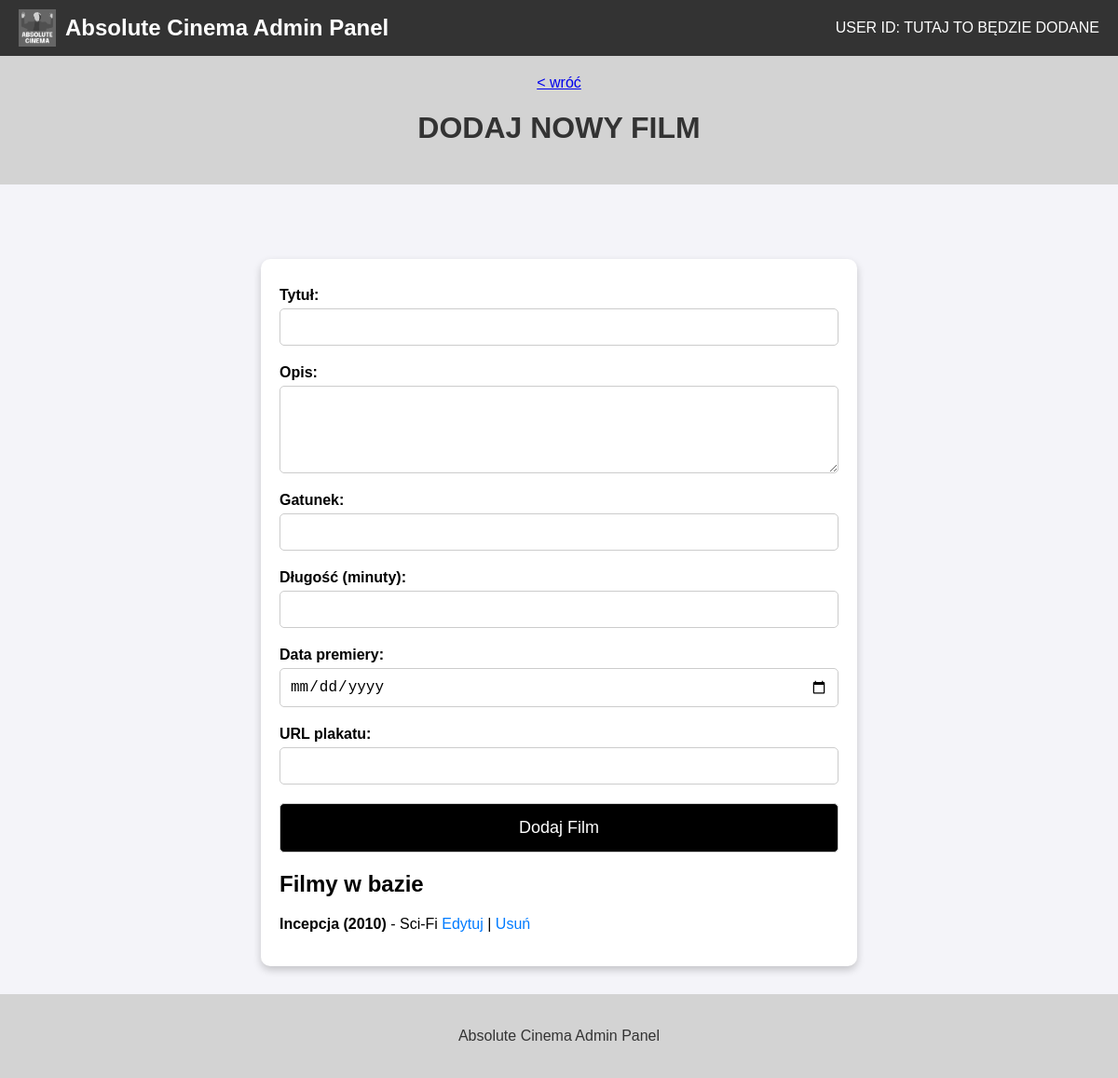
The app's page /admin/zarzadzaj_filmami, older data.
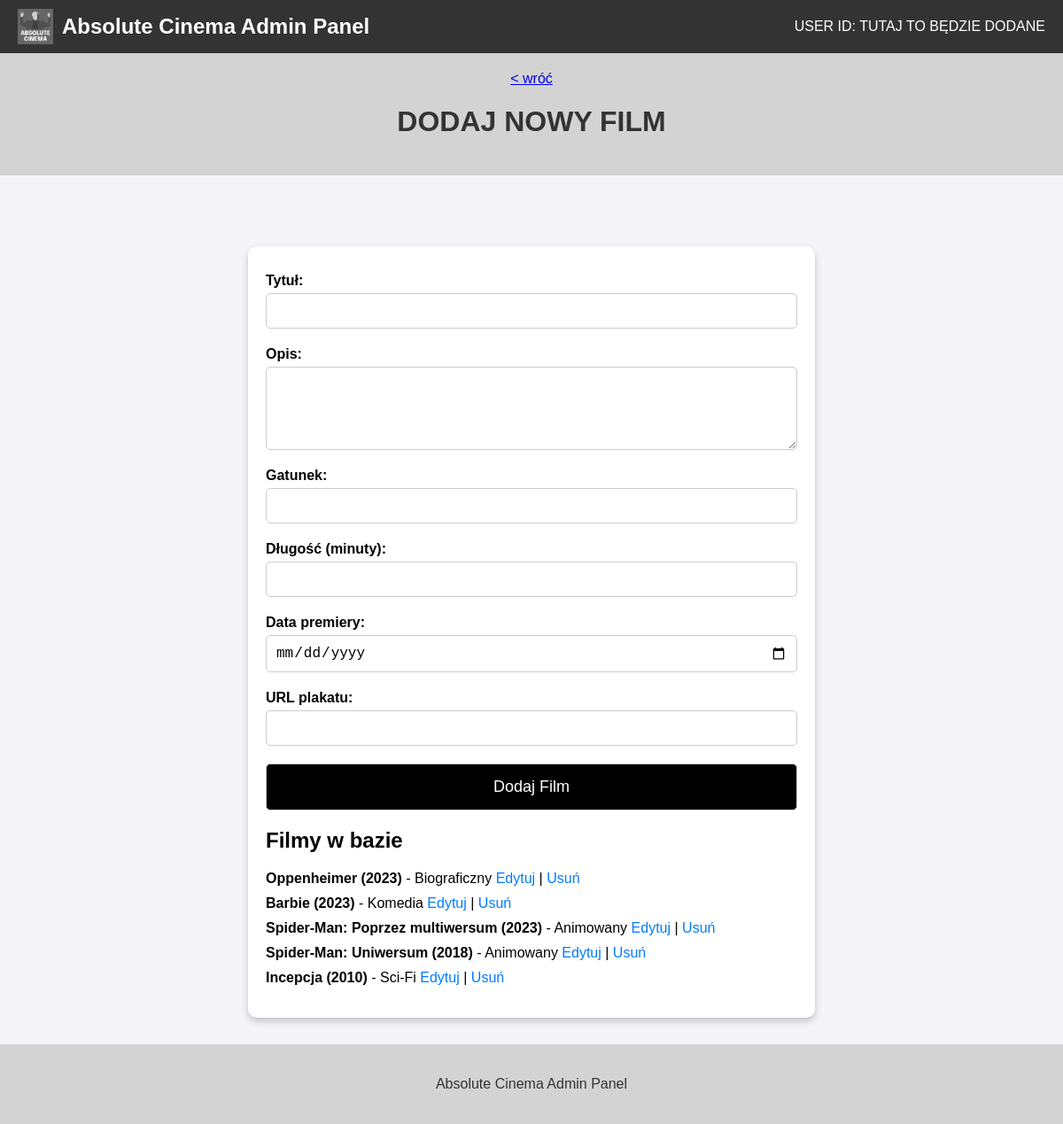
The same page, newer data.
### app.py (models this page shows)
class Film(db.Model):
    __tablename__ = 'filmy'
    id = db.Column(db.Integer, primary_key=True)
    tytul = db.Column(db.String(150), nullable=False)
    opis = db.Column(db.Text, nullable=True)
    gatunek = db.Column(db.String(50), nullable=False)
    dlugosc = db.Column(db.Integer, nullable=False)
    data_premiery = db.Column(db.Date, nullable=False)
    plakat_url = db.Column(db.String(300), nullable=True)
    seanse = db.relationship('Seans', backref='film', lazy=True)

### app.py (the view, shortened to what this page needs)
@app.route('/admin/zarzadzaj_filmami', methods=['GET', 'POST'])
def zarzadzaj_filmami():
    message = None
    filmy = Film.query.order_by(Film.data_premiery.desc()).all()  # Pobieranie wszystkich filmów z bazy w kolejności wg daty premiery
    return render_template('admin_zarzadzaj_filmami.html', message=message, filmy=filmy)

### templates/admin_zarzadzaj_filmami.html (shortened to what this page needs)
<!DOCTYPE html>
<html lang="pl">
<head>
</head>
<body>
    <div class="navbar">
        <div class="logo">
            <img src="{{ url_for('static', filename='images/absolute_cinema_logo.png') }}" alt="Logo">
            <span>Absolute Cinema Admin Panel</span>
        </div>
        <div class="user-id">
            USER ID: TUTAJ TO BĘDZIE DODANE
        </div>
    </div>
    <div class="breadcrumbs">
        <a href="{{ url_for('admin')}}"> &lt; wróć</a>
        <h1>DODAJ NOWY FILM</h1>
    </div>
    <div class="container">
        <form method="POST">
            <label for="tytul">Tytuł:</label>
            <input type="text" id="tytul" name="tytul" required>
            <label for="opis">Opis:</label>
            <textarea id="opis" name="opis" rows="4"></textarea>
            <label for="gatunek">Gatunek:</label>
            <input type="text" id="gatunek" name="gatunek" required>
            <label for="dlugosc">Długość (minuty):</label>
            <input type="number" id="dlugosc" name="dlugosc" required>
            <label for="data_premiery">Data premiery:</label>
            <input type="date" id="data_premiery" name="data_premiery" required>
            <label for="plakat_url">URL plakatu:</label>
            <input type="url" id="plakat_url" name="plakat_url">
            <button class="dark" type="submit">Dodaj Film</button>
        </form>
        <h2>Filmy w bazie</h2>
        <ul>
            {% for film in filmy %}
            <li>
                <strong>{{ film.tytul }} ({{ film.data_premiery.strftime('%Y') }})</strong> - {{ film.gatunek }}
                <a href="{{ url_for('edytuj_film', film_id=film.id) }}">Edytuj</a> |
                <a href="{{ url_for('usun_film', film_id=film.id) }}" onclick="return confirm('Na pewno chcesz usunąć ten film?')">Usuń</a>
            </li>
            {% endfor %}
        </ul>
    </div>
    <div class="footer">
        <p>Absolute Cinema Admin Panel</p>
    </div>
</body>
</html>

### templates/admin_zarzadzaj_filmami.html (style rules this page uses)
body { font-family: Arial, sans-serif; background-color: #f4f4f9; margin: 0; padding: 0; display: flex; flex-direction: column; height: 100vh; }
.navbar { background-color: #333; color: white; padding: 10px 20px; display: flex; justify-content: space-between; align-items: center; }
.navbar .logo { display: flex; align-items: center; }
.navbar .logo img { height: 40px; margin-right: 10px; }
.navbar .logo span { font-size: 24px; font-weight: bold; }
.navbar .user-id { font-size: 16px; font-weight: normal; }
.footer { background-color: lightgray; color: #333; text-align: center; padding: 20px 0; margin-top: 30px; flex-shrink: 0; }
.container { min-width: 600px; margin-top: 50px; padding: 20px; background-color: #ffffff; border-radius: 10px; box-shadow: 0 4px 8px rgba(0, 0, 0, 0.2); flex-grow: 1; align-self: center; }
.breadcrumbs { background-color: lightgray; color: black; text-align: center; padding: 20px 0; margin-bottom: 30px; }
h1 { text-align: center; color: #333333; }
form { display: flex; flex-direction: column; }
label { margin-top: 10px; font-weight: bold; margin-bottom: 5px; }
input, textarea { padding: 10px; font-size: 16px; border: 1px solid #ccc; border-radius: 5px; width: 100%; box-sizing: border-box; margin-bottom: 10px; }
textarea { resize: vertical; }
button { padding: 15px; font-size: 18px; border: 1px solid #ccc; border-radius: 5px; cursor: pointer; background-color: black; color: white; width: 100%; margin-top: 10px; }
ul { list-style-type: none; padding: 0; }
ul li { margin-bottom: 10px; }
ul li a { text-decoration: none; color: #007bff; }

Row changes from the older to the newer data that the page shows:
added Film: tytul "Oppenheimer", data_premiery "2023", gatunek "Biograficzny"
added Film: tytul "Barbie", data_premiery "2023", gatunek "Komedia"
added Film: tytul "Spider-Man: Poprzez multiwersum", data_premiery "2023", gatunek "Animowany"
added Film: tytul "Spider-Man: Uniwersum", data_premiery "2018", gatunek "Animowany"
